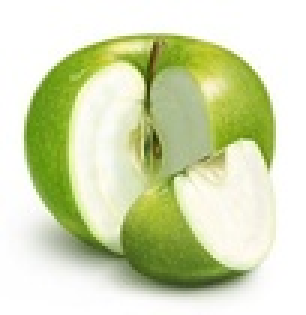
#> input picture lab1/apple.jpg, 102 x 105 px, shrunk from 300 x 307 before the run (shown 3 times larger)
$ python icv_lab1.py   (older library calls are emulated)
#> lines starting #> are read from the running program, lines starting #| are printed output that depends on the picture; after the words box and inside, x2 and y2 are one past the last pixel; in counts of white or black regions, pixels touching at a corner belong together
import cv2 as cv
import matplotlib.pyplot as plt
import numpy as np

KL1 = np.array([
    [0, 1, 0],
    [1, -4, 1],
    [0, 1, 0]])
KL2 = np.array([
    [1, 1, 1],
    [1, -8, 1],
    [1, 1, 1]])

KL3 = np.array([
    [2, -1, 2],
    [-1, -4, -1],
    [2, 1, 2]])
KL4 = np.array([
    [-1, 2, -1],
    [2, -4, 2],
    [-1, 2, -1]])

KIRSCH_KERNEL_LIST = [
    np.array([[5, 5, 5],
              [-3, 0, -3],
              [-3, -3, -3]]),

    np.array([[-3, 5, 5],
              [-3, 0, 5],
              [-3, -3, -3]]),

    np.array([[-3, -3, 5],
              [-3, 0, 5],
              [-3, -3, 5]]),

    np.array([[-3, -3, -3],
              [-3, 0, 5],
              [-3, 5, 5]]),

    np.array([[-3, -3, -3],
              [-3, 0, -3],
              [5, 5, 5]]),

    np.array([[-3, -3, -3],
              [5, 0, -3],
              [5, 5, -3]]),

    np.array([[5, -3, -3],
              [5, 0, -3],
              [5, -3, -3]]),

    np.array([[5, 5, -3],
              [5, 0, -3],
              [-3, -3, -3]]),
]


def rgb2gray(image):
    r, g, b = image[:, :, 0], image[:, :, 1], image[:, :, 2]
    gray = 0.299 * r + 0.587 * g + 0.114 * b
    return gray


def get_img_with_pad(img, h, w, padding):
    img_with_pad = np.zeros((h + padding * 2, w + padding * 2), dtype=np.float)
    img_with_pad[padding: padding + h, padding: padding + w] = img.copy().astype(np.float)
    return img_with_pad


def get_origin_img(img_with_pad, h, w, padding):
    img_with_pad = np.clip(img_with_pad, 0, 255)
    return img_with_pad[padding: padding + h, padding: padding + w].astype(np.uint8)


def apply_operator_kernel(img, kernel):
    H, W = img.shape
    kernel_size = kernel.shape[0]
    padding = kernel_size // 2

    img_with_pad = get_img_with_pad(img, H, W, padding)

    buffer = img_with_pad.copy()

    for y in range(H):
        for x in range(W):
            img_with_pad[padding + y, padding + x] = np.sum(kernel * (buffer[y: y + kernel_size, x: x + kernel_size]))

    return get_origin_img(img_with_pad, H, W, padding)


def laplacian_operator(img, kernel):
    return apply_operator_kernel(img, kernel)


def kirsch_operator(img, kernel):
    filtered_list = np.zeros((8, img.shape[0], img.shape[1]))

    for i, dim_kernel in enumerate(kernel):
        filtered_list[i] = apply_operator_kernel(img, dim_kernel)

    final = np.max(filtered_list, axis=0)
    final[np.where(final >= 255)] = 255
    final[np.where(final < 255)] = 0

    return final


def perform(filename):
    img = cv.imread(filename)
    plt.imshow(img, cmap='RdYlGn')
    plt.show()

    gray_img = rgb2gray(img)
    plt.imshow(gray_img, cmap='gray')
    plt.show()

    filtered_by_laplacian_img = laplacian_operator(gray_img, KL1)
    plt.imshow(filtered_by_laplacian_img, cmap='gray')
    plt.show()

    filtered_by_kirsch_img = kirsch_operator(gray_img, KIRSCH_KERNEL_LIST)
    plt.imshow(filtered_by_kirsch_img, cmap='gray')
    plt.show()


def main():
    perform('apple.jpg')
#> in perform, img is the input picture: shape (105, 102, 3); mean B, G, R 179.9, 219.7, 211.1
#> after the loop in apply_operator_kernel, `for y in range(H):`:
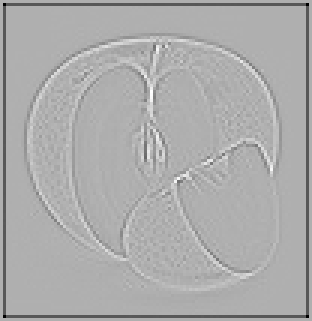
#> img_with_pad: shape (107, 104) float64 (shown 3 times larger); min -510, max 229.7, mean -9.5; drawn with min black and max white
#> in kirsch_operator, `final[np.where(final < 255)] = 0`:
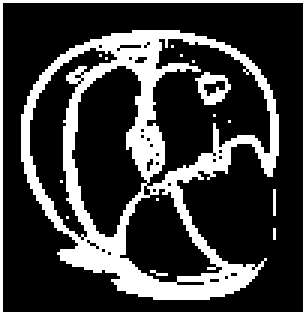
#> final: shape (105, 102) float64 (shown 3 times larger); 25.2% white; 16 white regions (13 under 20 px), largest, box (x1, y1, x2, y2) and area: (7, 10, 93, 100) 2191, (0, 0, 102, 105) 410, (65, 24, 77, 35) 69
    perform('mariposa-monarca-1.jpg')
#> call 2 of perform, with filename = 'mariposa-monarca-1.jpg'
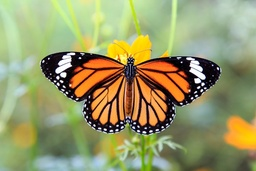
#> input picture lab1/mariposa-monarca-1.jpg, 256 x 171 px, shrunk from 750 x 500 before the run
#> in perform, img is the input picture: shape (171, 256, 3); mean B, G, R 105.2, 153.1, 151.2
#> in rgb2gray (call 2), `r, g, b = image[:, :, 0], image[:, :, 1], image[:, :, 2]`:
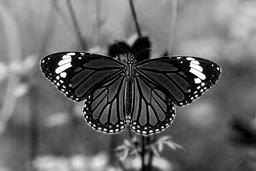
#> r: shape (171, 256); min 0, max 255, mean 105.2
#> in rgb2gray (call 2), `gray = 0.299 * r + 0.587 * g + 0.114 * b`:
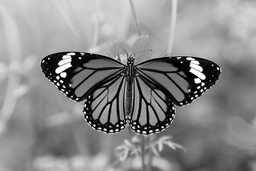
#> gray: shape (171, 256) float64; min 0, max 255, mean 138.6
#> after the loop in apply_operator_kernel (call 10), `for y in range(H):`:
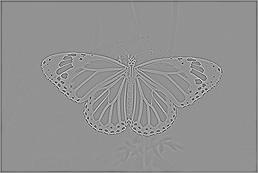
#> img_with_pad: shape (173, 258) float64; min -665.3, max 490.9, mean -3.1; drawn with min black and max white
#> in kirsch_operator (call 2), `final[np.where(final < 255)] = 0`:
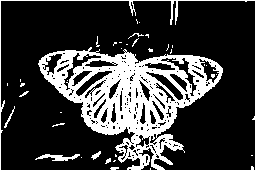
#> final: shape (171, 256) float64; 23.6% white; 34 white regions (26 under 20 px), largest, box (x1, y1, x2, y2) and area: (0, 0, 256, 171) 9856, (35, 154, 80, 161) 159, (4, 106, 15, 128) 43


if __name__ == '__main__':
    main()
